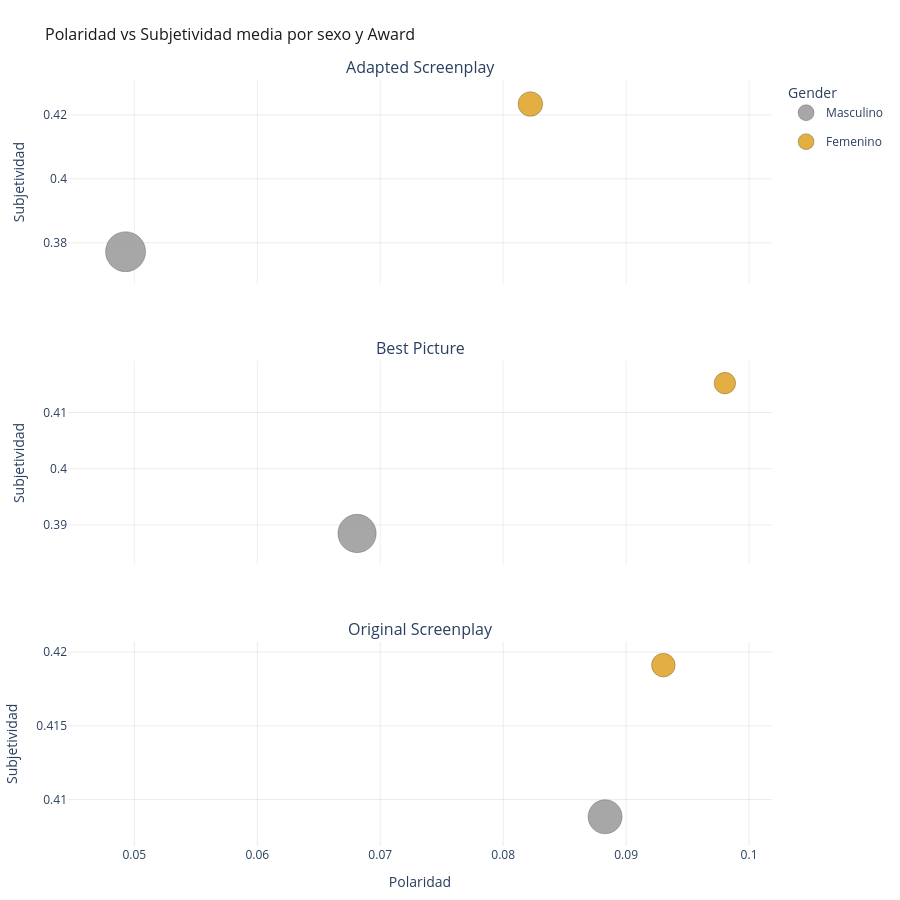

Write notebook code for a chart like this one.
### Markdown cell above
## 3. Versión por Award

### Code cell
def make_bubble_fig_by_award_stacked(agg: pd.DataFrame, title: str):
    """Un panel por Award, apilados EN VERTICAL (facet_row), no en columnas."""
    awards = sorted(agg["Award"].unique())
    max_n = agg["N_Personajes"].max()
    sizeref = 2.0 * max_n / (40.0 ** 2)

    fig = make_subplots(
        rows=len(awards), cols=1,
        subplot_titles=awards,
        shared_xaxes=True,
        vertical_spacing=0.10,
    )

    for i, award in enumerate(awards, start=1):
        for gender in ["male", "female"]:
            sub = agg[(agg["Award"] == award) & (agg["Gender"] == gender)]
            if sub.empty:
                continue
            fig.add_trace(go.Scatter(
                x=sub["Polaridad"], y=sub["Subjetividad"], mode="markers",
                name=LABEL_MAP[gender], legendgroup=gender, showlegend=(i == 1),
                marker=dict(size=sub["N_Personajes"], sizemode="area", sizeref=sizeref,
                            sizemin=10, color=COLOR_MAP[gender],
                            line=dict(width=1, color="rgba(0,0,0,0.25)"), opacity=0.9),
                customdata=sub[["N_Personajes"]],
                hovertemplate=("<b>%{fullData.name}</b><br>Polaridad: %{x:.3f}<br>"
                              "Subjetividad: %{y:.3f}<br>Nº personajes: %{customdata[0]}<extra></extra>"),
            ), row=i, col=1)
        fig.update_yaxes(title_text="Subjetividad", gridcolor=GRID_COLOR, row=i, col=1)

    fig.update_xaxes(title_text="Polaridad", gridcolor=GRID_COLOR, row=len(awards), col=1)
    fig.update_layout(
        template="plotly_white",
        title=dict(text=title, font=dict(size=16, color="#1a1a1a")),
        legend=dict(title="Gender"),
        height=300 * len(awards),
        margin=dict(l=60, r=40, t=80, b=50),
    )
    return fig

lba = compute_sentiment_textblob(long_by_award)
agg_award = aggregate_by_gender(lba, ["Award", "Gender"])
fig2 = make_bubble_fig_by_award_stacked(agg_award, "Polaridad vs Subjetividad media por sexo y Award")
fig2.show()

### Figure 1 — Plotly figure (JSON) as saved in the notebook; plotly's stock layout.template omitted (floating-point values rounded to 4 significant figures)
{"data": [{"customdata": [[821]], "hovertemplate": "<b>%{fullData.name}</b><br>Polaridad: %{x:.3f}<br>Subjetividad: %{y:.3f}<br>Nº personajes: %{customdata[0]}<extra></extra>", "legendgroup": "male", "marker": {"color": "#9e9e9e", "line": {"color": "rgba(0,0,0,0.25)", "width": 1}, "opacity": 0.9, "size": [821], "sizemin": 10, "sizemode": "area", "sizeref": 1.026}, "mode": "markers", "name": "Masculino", "showlegend": true, "type": "scatter", "x": [0.04929], "xaxis": "x", "y": [0.3772], "yaxis": "y"}, {"customdata": [[312]], "hovertemplate": "<b>%{fullData.name}</b><br>Polaridad: %{x:.3f}<br>Subjetividad: %{y:.3f}<br>Nº personajes: %{customdata[0]}<extra></extra>", "legendgroup": "female", "marker": {"color": "#e0a72e", "line": {"color": "rgba(0,0,0,0.25)", "width": 1}, "opacity": 0.9, "size": [312], "sizemin": 10, "sizemode": "area", "sizeref": 1.026}, "mode": "markers", "name": "Femenino", "showlegend": true, "type": "scatter", "x": [0.08221], "xaxis": "x", "y": [0.4234], "yaxis": "y"}, {"customdata": [[754]], "hovertemplate": "<b>%{fullData.name}</b><br>Polaridad: %{x:.3f}<br>Subjetividad: %{y:.3f}<br>Nº personajes: %{customdata[0]}<extra></extra>", "legendgroup": "male", "marker": {"color": "#9e9e9e", "line": {"color": "rgba(0,0,0,0.25)", "width": 1}, "opacity": 0.9, "size": [754], "sizemin": 10, "sizemode": "area", "sizeref": 1.026}, "mode": "markers", "name": "Masculino", "showlegend": false, "type": "scatter", "x": [0.06812], "xaxis": "x2", "y": [0.3885], "yaxis": "y2"}, {"customdata": [[238]], "hovertemplate": "<b>%{fullData.name}</b><br>Polaridad: %{x:.3f}<br>Subjetividad: %{y:.3f}<br>Nº personajes: %{customdata[0]}<extra></extra>", "legendgroup": "female", "marker": {"color": "#e0a72e", "line": {"color": "rgba(0,0,0,0.25)", "width": 1}, "opacity": 0.9, "size": [238], "sizemin": 10, "sizemode": "area", "sizeref": 1.026}, "mode": "markers", "name": "Femenino", "showlegend": false, "type": "scatter", "x": [0.09803], "xaxis": "x2", "y": [0.4152], "yaxis": "y2"}, {"customdata": [[596]], "hovertemplate": "<b>%{fullData.name}</b><br>Polaridad: %{x:.3f}<br>Subjetividad: %{y:.3f}<br>Nº personajes: %{customdata[0]}<extra></extra>", "legendgroup": "male", "marker": {"color": "#9e9e9e", "line": {"color": "rgba(0,0,0,0.25)", "width": 1}, "opacity": 0.9, "size": [596], "sizemin": 10, "sizemode": "area", "sizeref": 1.026}, "mode": "markers", "name": "Masculino", "showlegend": false, "type": "scatter", "x": [0.08829], "xaxis": "x3", "y": [0.4088], "yaxis": "y3"}, {"customdata": [[287]], "hovertemplate": "<b>%{fullData.name}</b><br>Polaridad: %{x:.3f}<br>Subjetividad: %{y:.3f}<br>Nº personajes: %{customdata[0]}<extra></extra>", "legendgroup": "female", "marker": {"color": "#e0a72e", "line": {"color": "rgba(0,0,0,0.25)", "width": 1}, "opacity": 0.9, "size": [287], "sizemin": 10, "sizemode": "area", "sizeref": 1.026}, "mode": "markers", "name": "Femenino", "showlegend": false, "type": "scatter", "x": [0.09303], "xaxis": "x3", "y": [0.4191], "yaxis": "y3"}], "layout": {"annotations": [{"font": {"size": 16}, "showarrow": false, "text": "Adapted Screenplay", "x": 0.5, "xanchor": "center", "xref": "paper", "y": 1, "yanchor": "bottom", "yref": "paper"}, {"font": {"size": 16}, "showarrow": false, "text": "Best Picture", "x": 0.5, "xanchor": "center", "xref": "paper", "y": 0.6333, "yanchor": "bottom", "yref": "paper"}, {"font": {"size": 16}, "showarrow": false, "text": "Original Screenplay", "x": 0.5, "xanchor": "center", "xref": "paper", "y": 0.2667, "yanchor": "bottom", "yref": "paper"}], "height": 900, "legend": {"title": {"text": "Gender"}}, "margin": {"b": 50, "l": 60, "r": 40, "t": 80}, "title": {"font": {"color": "#1a1a1a", "size": 16}, "text": "Polaridad vs Subjetividad media por sexo y Award"}, "xaxis": {"anchor": "y", "domain": [0, 1], "matches": "x3", "showticklabels": false}, "xaxis2": {"anchor": "y2", "domain": [0, 1], "matches": "x3", "showticklabels": false}, "xaxis3": {"anchor": "y3", "domain": [0, 1], "gridcolor": "rgba(0,0,0,0.08)", "title": {"text": "Polaridad"}}, "yaxis": {"anchor": "x", "domain": [0.7333, 1], "gridcolor": "rgba(0,0,0,0.08)", "title": {"text": "Subjetividad"}}, "yaxis2": {"anchor": "x2", "domain": [0.3667, 0.6333], "gridcolor": "rgba(0,0,0,0.08)", "title": {"text": "Subjetividad"}}, "yaxis3": {"anchor": "x3", "domain": [0, 0.2667], "gridcolor": "rgba(0,0,0,0.08)", "title": {"text": "Subjetividad"}}}}
